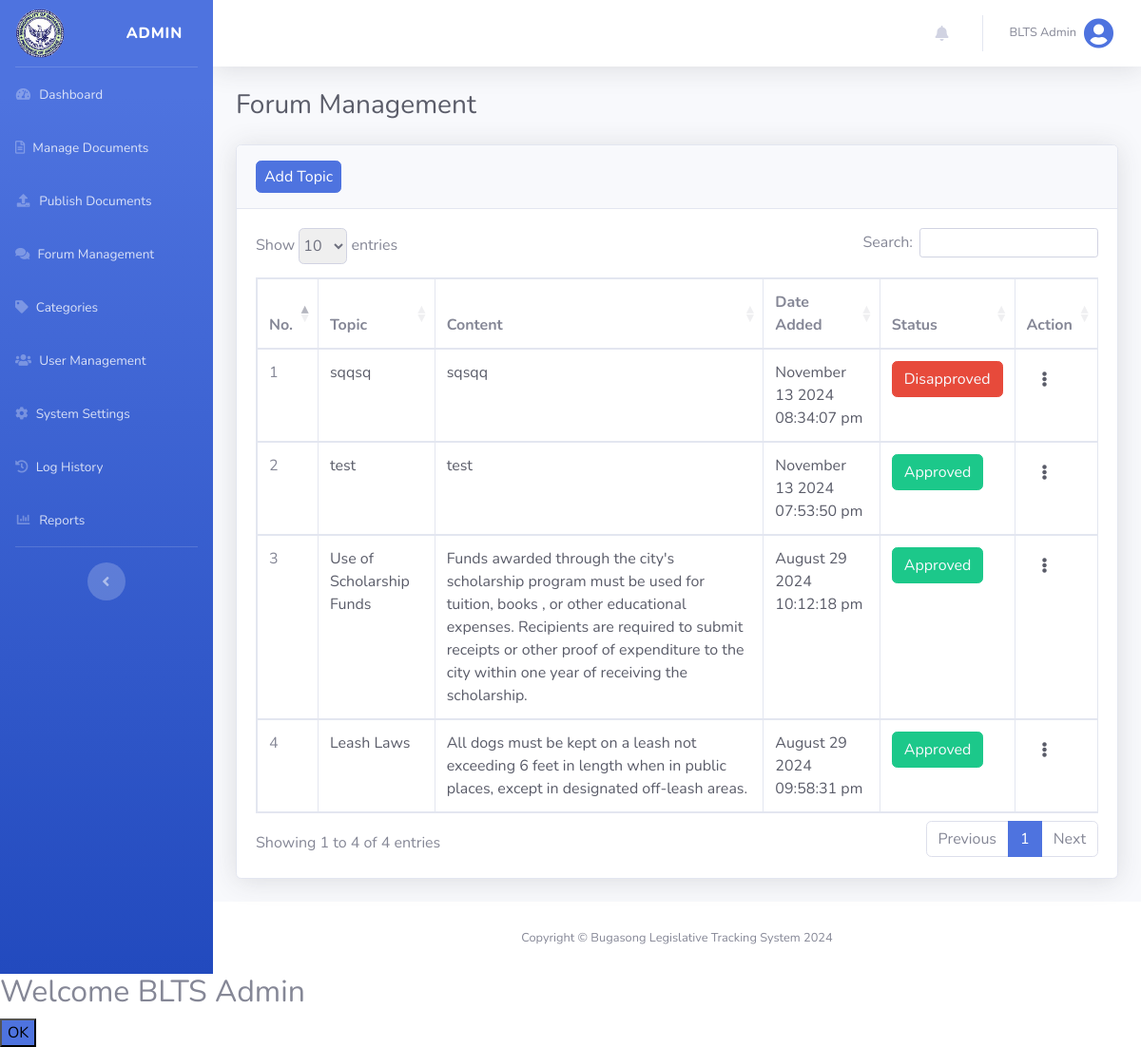
The app's page /views/admin_forum.php (signed in), older data.
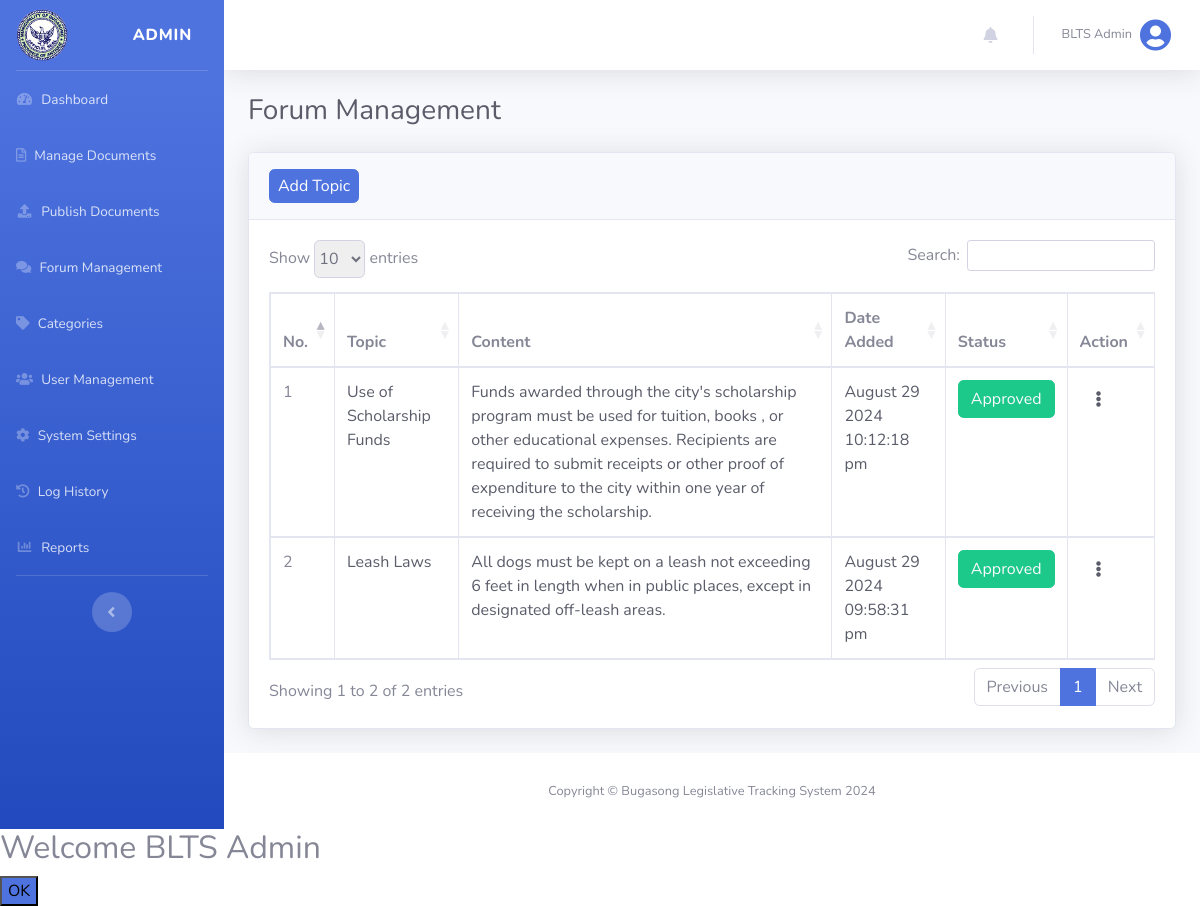
The same page, newer data.
### tables this page shows
CREATE TABLE `posts` (
  `post_id` int(255) NOT NULL,
  `user_id` int(255) NOT NULL,
  `topic` longtext NOT NULL,
  `message` longtext NOT NULL,
  `status` int(255) NOT NULL DEFAULT 0,
  `reason` longtext DEFAULT NULL,
  `date_added` datetime(6) DEFAULT current_timestamp(6)
);

### config/functions.php (called while the page is built, shortened)
<?php
function isAdmin()
{
    return isset($_SESSION['user_type']) && $_SESSION['user_type'] === 'admin';
}
function getAllPostDescAdmin()
{
    global $conn;
    $query = "
        SELECT
            post_id,
            user_id,
            topic,
            message,
            status,
            date_added
        FROM posts
        ORDER BY date_added DESC
    ";
    $stmt = $conn->prepare($query);
    $stmt->execute();
    $result = $stmt->get_result();
    if ($result->num_rows > 0) {
        $posts = $result->fetch_all(MYSQLI_ASSOC);
    } else {
        $posts = [];
    }
    return $posts;
}

### views/admin_forum.php (the view, shortened to what this page needs)
<?php
@include('header.php');
?>
<div id="content-wrapper" class="d-flex flex-column">
    <div id="content">
        <?php @include('top_navbar.php'); ?>
        <?php if (isAdmin()): ?>
            <div class="container-fluid">
                <div class="d-sm-flex align-items-center justify-content-between mb-4">
                    <h1 class="h3 mb-0 text-gray-800">Forum Management</h1>
                </div>
                <div class="card shadow mb-4">
                    <div class="card-header py-3">
                        <a href="citizen_forum.php" class="btn btn-primary px-2 py-1">Add Topic</a>
                    </div>
                    <div class="card-body">
                        <div class="table-responsive">
                            <table class="table table-bordered" id="dataTable1" width="100%" cellspacing="0">
                                <thead>
                                    <tr>
                                        <th style="width: 5%;">No.</th>
                                        <th>Topic</th>
                                        <th>Content</th>
                                        <th>Date Added</th>
                                        <th>Status</th>
                                        <th>Action</th>
                                    </tr>
                                </thead>
                                <tbody>
                                    <?php $count = 1; ?>
                                    <?php foreach (getAllPostDescAdmin() as $post): ?>
                                        <tr>
                                            <td><?php echo $count++; ?></td>
                                            <td class="text-gray-800"><?php echo $post['topic']; ?></td>
                                            <td class="text-gray-800"><?php echo $post['message']; ?></td>
                                            <td class="text-gray-800">
                                                <?php echo date('F d Y h:i:s a', strtotime($post['date_added'])); ?>
                                            </td>
                                            <td class="text-gray-800">
                                                <a class="status-button <?php echo ($post['status'] == '0') ? '' : 'unpublish'; ?>"
                                                    href="../actions/admin_update.php?update_status=<?php echo $post['status']; ?>&post_id=<?php echo $post['post_id']; ?>"><?php echo ($post['status'] == '0') ? '<p class="text-light btn btn-danger ">Disapproved</p>' : '<p class="text-light btn btn-success">Approved</p>' ?></a>
                                            </td>
                                            <td>
                                                <a class="nav-link" href="#" id="actionDropdownMenu" role="button"
                                                    data-toggle="dropdown" aria-haspopup="true" aria-expanded="false">
                                                    <i class="fa fa-ellipsis-v text-dark"></i>
                                                </a>
                                            </td>
                                        </tr>
                                    <?php endforeach; ?>
                                </tbody>
                            </table>
                        </div>
                    </div>
                </div>
            </div>
        <?php else:
            redirect('dashboard', ''); ?>
        <?php endif; ?>
    </div>
    <footer class="sticky-footer bg-white">
        <div class="container my-auto">
            <div class="copyright text-center my-auto">
                <span>Copyright &copy; Bugasong Legislative Tracking System 2024</span>
            </div>
        </div>
    </footer>
</div>
<?php
@include('footer.php');
?>

Row changes from the older to the newer data that the page shows:
removed posts: topic "sqqsq", message "sqsqq", date_added "November 13 2024 08:34:07 pm", status "Disapproved"
removed posts: topic "test", message "test", date_added "November 13 2024 07:53:50 pm", status "Approved"
Text that changed along with them:
text written by a page script: "Show entries Search: Showing 1 to 4 of 4 entries Previous 1 Next" → "Show entries Search: Showing 1 to 2 of 2 entries Previous 1 Next"
